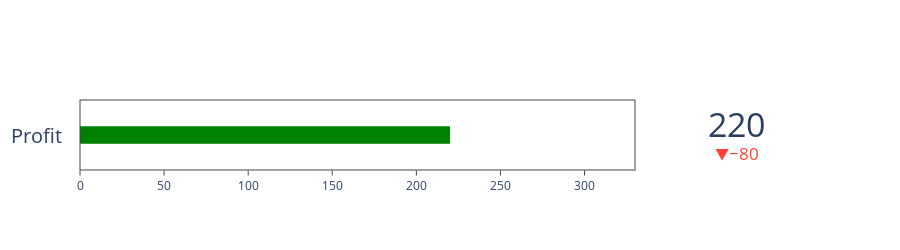

The notebook cell saved with this chart:
### Code cell
fig = go.Figure(go.Indicator(
    mode = "number+gauge+delta",
    gauge = {'shape': "bullet"},
    value = 220,
    delta = {'reference': 300},
    domain = {'x': [0, 1], 'y': [0, 1]},
    title = {'text': "Profit"}))
fig.update_layout(height = 250)

fig.show()

### Figure 1 — Plotly figure (JSON) as saved in the notebook; plotly's stock layout.template omitted (floating-point values rounded to 4 significant figures)
{"data": [{"delta": {"reference": 300}, "domain": {"x": [0, 1], "y": [0, 1]}, "gauge": {"shape": "bullet"}, "mode": "number+gauge+delta", "title": {"text": "Profit"}, "type": "indicator", "value": 220}], "layout": {"height": 250}}
